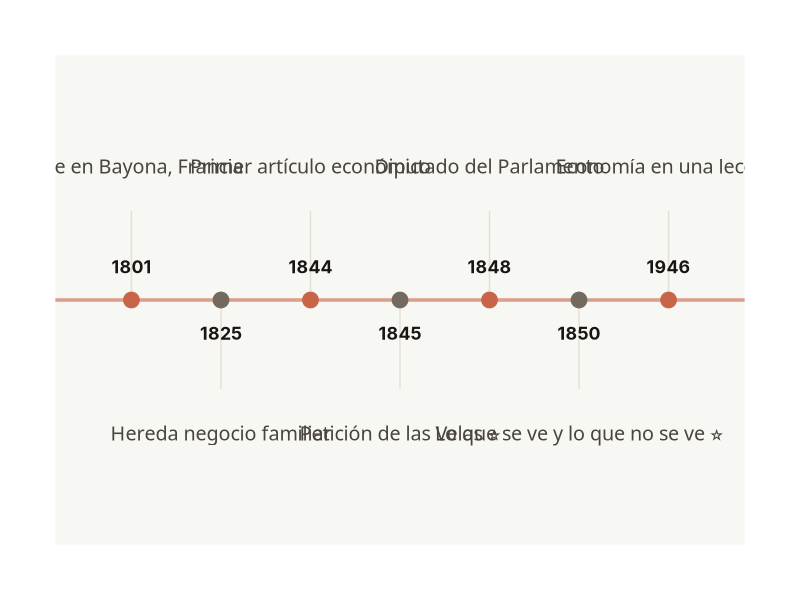

Write the R code that produced this figure.
## ---- chunk 1
#| warning: false
#| echo: false
#| fig-width: 10
#| fig-height: 5
#| fig-alt: "Cronología de Bastiat: nacimiento en 1801, herencia familiar en 1825, primer artículo económico en 1844, Petición de las Velas en 1845, diputado en 1848 y Lo que se ve y lo que no se ve en 1850. En 1946, Hazlitt retoma sus ideas en Economía en una lección. Los hitos están separados por igual, sin representar la duración entre fechas."

library(ggplot2)
library(dplyr)

# 1. Preparar los datos
timeline_data <- data.frame(
  year = c(1801, 1825, 1844, 1845, 1848, 1850, 1946),
  event = c("Nace en Bayona, Francia", 
            "Hereda negocio familiar", 
            "Primer artículo económico", 
            "Petición de las Velas ⭐", 
            "Diputado del Parlamento", 
            "Lo que se ve y lo que no se ve ⭐", 
            "Economía en una lección"),
  side = c(1, -1, 1, -1, 1, -1, 1) 
)

# Creamos un índice para que los puntos se distribuyan equitativamente
timeline_data <- timeline_data %>%
  mutate(idx = row_number())

# 2. Crear el gráfico
timeline_plot <- ggplot(timeline_data, aes(x = idx, y = 0)) +
  # Línea central
  geom_hline(yintercept = 0, color = "#c86448", linewidth = 1.2, alpha = 0.6) +
  # Segmentos verticales
  geom_segment(aes(x = idx, xend = idx, y = 0, yend = side * 0.4), 
               color = "#e6dfd5", linetype = "solid") +
  # Puntos
  geom_point(aes(color = factor(side)), size = 5) +
  # Años (Inter)
  geom_text(aes(y = side * 0.15, label = year), 
            family = "Inter", fontface = "bold", size = 4.5, color = "#1a1512") +
  # Eventos (Crimson Pro) 
  geom_text(aes(y = side * 0.6, label = event), 
            family = "Crimson Pro", size = 5, lineheight = 0.9, color = "#4a443e") +
  # Colores y Escalas
  scale_color_manual(values = c("#73695f", "#c86448")) +
  expand_limits(y = c(-1, 1), x = c(0.5, 7.5)) +
  theme_void() + 
  theme(
    legend.position = "none",
    plot.margin = margin(40, 40, 40, 40),
    panel.background = element_rect(fill = "#f7f7f4", color = NA)
  )

print(timeline_plot)
